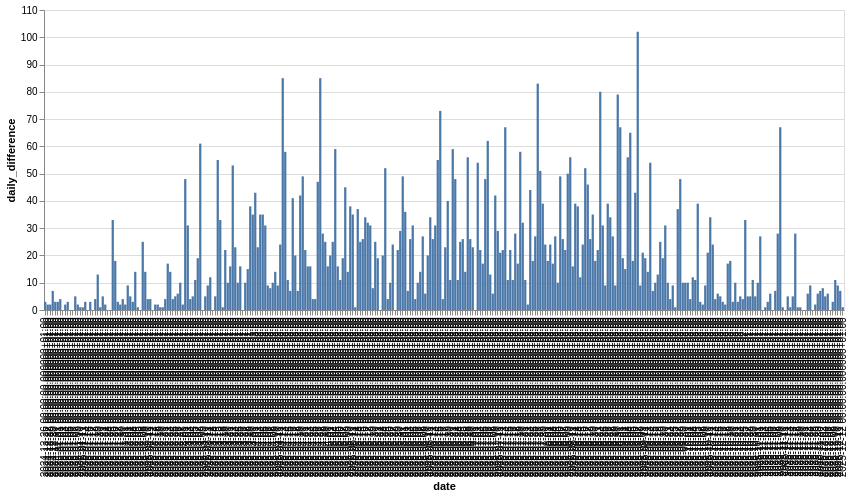

Notebook code for this chart:
### Code cell
segment("Revnicak Eve")

### Figure 1 — Vega-Lite specification as saved in the notebook (floating-point values rounded to 4 significant figures; data arrays with more than 128 entries replaced by an {"elided": "..."} marker saying what was removed)
{"config": {"view": {"continuousWidth": 300, "continuousHeight": 300}}, "data": {"name": "data-9d2637045aab54bb1d714079d4aa2cf3"}, "mark": {"type": "bar"}, "encoding": {"x": {"field": "date", "type": "ordinal"}, "y": {"field": "daily_difference", "type": "quantitative"}}, "width": 800, "$schema": "https://vega.github.io/schema/vega-lite/v5.8.0.json", "datasets": {"data-9d2637045aab54bb1d714079d4aa2cf3": {"elided": "320 records"}}}
